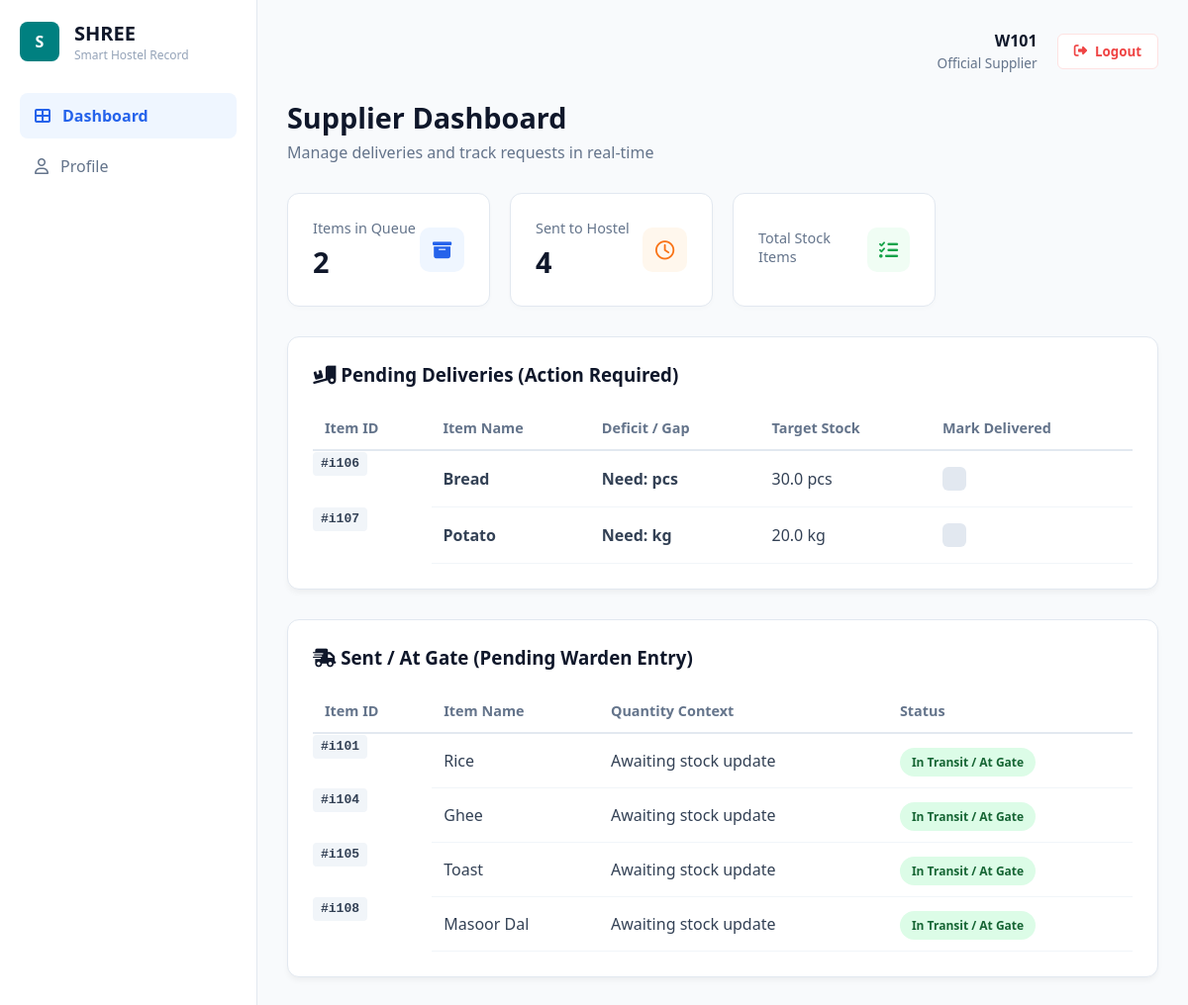
Page /accounts/dashboard/supplier/ (signed in) on the committed database.
### accounts/models.py (models this page shows, shortened)
class User(AbstractUser):
    ROLE_CHOICES = (
        ('admin', 'Admin'),
        ('warden', 'Warden'),
        ('worker', 'Worker'),
        ('supplier', 'Supplier'),
    )
    role = models.CharField(max_length=20, choices=ROLE_CHOICES)
    phone = models.CharField(max_length=15, blank=True)
    university_id = models.CharField(max_length=50, unique=True)

class Inventory(models.Model):
    item_id = models.CharField(max_length=20, unique=True)
    item_name = models.CharField(max_length=100)
    current_stock = models.FloatField(default=0.0)
    required_stock = models.FloatField(default=0.0)
    unit = models.CharField(max_length=10, default='kg')
    is_delivered = models.BooleanField(default=False)

### accounts/views.py (the view, shortened to what this page needs)
# urls.py: path('dashboard/supplier/', views.supplier_dashboard, name='supplier_dashboard'),
@login_required
def supplier_dashboard(request):
    pending_deliveries = Inventory.objects.filter(
        is_delivered=False,
        current_stock__lt=F('required_stock')
    )
    sent_items = Inventory.objects.filter(is_delivered=True)
    return render(request, 'Shree1/dashboardSupplier.html', {
        'pending': pending_deliveries,
        'sent': sent_items
    })

### templates/Shree1/dashboardSupplier.html (shortened to what this page needs)
{% load static %}
<!DOCTYPE html>
<html lang="en">
<head>
    <link rel="stylesheet" href="{% static 'Shree1/css/dashboardSupplier.css' %}" />
    <link rel="stylesheet" href="https://cdnjs.cloudflare.com/ajax/libs/font-awesome/6.4.0/css/all.min.css" />
</head>
<body>
    <div class="container">
        <aside class="sidebar">
            <div class="logo-section">
                <div class="logo-icon">S</div>
                <div>
                    <h2 class="logo-name">SHREE</h2>
                    <p class="logo-tagline">Smart Hostel Record</p>
                </div>
            </div>
            <nav class="nav-menu">
                <a href="{% url 'supplier_dashboard' %}" class="nav-item active">
                    <i class="fa-solid fa-table-cells-large"></i> Dashboard
                </a>
                <a href="{% url 'supplier_profile' %}" class="nav-item">
                    <i class="fa-regular fa-user"></i> Profile
                </a>
            </nav>
        </aside>
        <main class="main-content">
            <header class="top-header">
                <div class="user-info">
                    <span class="user-name">{{ user.username|title }}</span>
                    <span class="user-role">Official Supplier</span>
                </div>
                <form action="{% url 'logout' %}" method="post">
                    <button class="logout-btn" type="submit">
                        <i class="fa-solid fa-right-from-bracket"></i> Logout
                    </button>
                </form>
            </header>
            <section class="dashboard-intro">
                <h1>Supplier Dashboard</h1>
                <p>Manage deliveries and track requests in real-time</p>
            </section>
            <div class="stats-grid">
                <div class="stat-card">
                    <div class="stat-info">
                        <p>Items in Queue</p>
                        <h3>{{ pending.count }}</h3>
                    </div>
                    <div class="stat-icon blue-light-bg"><i class="fa-solid fa-box-archive"></i></div>
                </div>
                <div class="stat-card">
                    <div class="stat-info">
                        <p>Sent to Hostel</p>
                        <h3>{{ sent.count }}</h3>
                    </div>
                    <div class="stat-icon orange-light-bg"><i class="fa-regular fa-clock"></i></div>
                </div>
                <div class="stat-card">
                    <div class="stat-info">
                        <p>Total Stock Items</p>
                    </div>
                    <div class="stat-icon green-light-bg"><i class="fa-solid fa-list-check"></i></div>
                </div>
            </div>
            <div class="card-panel table-section">
                <h3><i class="fa-solid fa-truck-loading"></i> Pending Deliveries (Action Required)</h3>
                <table class="order-table">
                    <thead>
                        <tr>
                            <th>Item ID</th>
                            <th>Item Name</th>
                            <th>Deficit / Gap</th>
                            <th>Target Stock</th>
                            <th>Mark Delivered</th>
                        </tr>
                    </thead>
                    <tbody>
                        {% for item in pending %}
                        <tr>
                            <td class="id-cell">#{{ item.item_id }}</td>
                            <td><strong>{{ item.item_name }}</strong></td>
                            <td class="qty-text red-text">Need: {{ item.deficit }} {{ item.unit }}</td>
                            <td>{{ item.required_stock }} {{ item.unit }}</td>
                            <td>
                                <form method="POST" action="{% url 'supplier_dashboard' %}">
                                    <label class="custom-checkbox">
                                        <span class="checkmark"></span>
                                    </label>
                                </form>
                            </td>
                        </tr>
                        {% endfor %}
                    </tbody>
                </table>
            </div>
            <div class="card-panel table-section" style="margin-top: 30px;">
                <h3><i class="fa-solid fa-truck-fast"></i> Sent / At Gate (Pending Warden Entry)</h3>
                <table class="order-table">
                    <thead>
                        <tr>
                            <th>Item ID</th>
                            <th>Item Name</th>
                            <th>Quantity Context</th>
                            <th>Status</th>
                        </tr>
                    </thead>
                    <tbody>
                        {% for item in sent %}
                        <tr>
                            <td class="id-cell">#{{ item.item_id }}</td>
                            <td>{{ item.item_name }}</td>
                            <td>Awaiting stock update</td>
                            <td><span class="status-badge delivered">In Transit / At Gate</span></td>
                        </tr>
                        {% empty %}
                        <tr>
                            <td colspan="4" style="text-align:center; padding: 20px;">No items currently in transit.</td>
                        </tr>
                        {% endfor %}
                    </tbody>
                </table>
            </div>
        </main>
    </div>
</body>
</html>

### static/Shree1/css/dashboardSupplier.css (style rules this page uses)
:root { --primary-blue: #2563eb; --success-green: #10b981; --warning-orange: #f97316; --purple: #8b5cf6; --bg-light: #f8fafc; --sidebar-text: #64748b; --border-color: #e2e8f0; }
* { margin: 0; padding: 0; box-sizing: border-box; font-family: 'Segoe UI', sans-serif; }
body { background-color: var(--bg-light); color: #1e293b; }
.container { display: flex; min-height: 100vh; }
.sidebar { width: 260px; background: white; border-right: 1px solid var(--border-color); padding: 20px; display: flex; flex-direction: column; }
.logo-section { display: flex; gap: 12px; margin-bottom: 40px; align-items: center; }
.logo-icon { background: #008080; color: white; width: 40px; height: 40px; display: flex; align-items: center; justify-content: center; border-radius: 8px; font-weight: bold; }
.logo-name { font-size: 1.25rem; font-weight: 700; color: #0f172a; }
.logo-tagline { font-size: 0.75rem; color: #94a3b8; }
.nav-item { text-decoration: none; color: var(--sidebar-text); padding: 12px 15px; border-radius: 8px; display: flex; align-items: center; gap: 12px; margin-bottom: 5px; transition: 0.2s; }
.nav-item.active { background: #eff6ff; color: var(--primary-blue); font-weight: 600; }
.main-content { flex: 1; padding: 30px; }
.top-header { display: flex; justify-content: flex-end; gap: 20px; margin-bottom: 25px; align-items: center; }
.user-info { text-align: right; }
.user-name { display: block; font-weight: 600; color: #0f172a; }
.user-role { font-size: 0.85rem; color: #64748b; }
.logout-btn { background: white; border: 1px solid #fee2e2; color: #ef4444; padding: 8px 16px; border-radius: 6px; cursor: pointer; font-weight: 600; display: flex; align-items: center; gap: 8px; }
.dashboard-intro { margin-bottom: 30px; }
.dashboard-intro h1 { font-size: 1.8rem; margin-bottom: 5px; color: #0f172a; }
.dashboard-intro p { color: #64748b; }
.stats-grid { display: grid; grid-template-columns: repeat(4, 1fr); gap: 20px; margin-bottom: 30px; }
.stat-card { background: white; padding: 25px; border-radius: 12px; display: flex; justify-content: space-between; align-items: center; border: 1px solid var(--border-color); box-shadow: 0 2px 4px rgba(0,0,0,0.02); }
.stat-info p { color: #64748b; font-size: 0.9rem; margin-bottom: 5px; }
.stat-info h3 { font-size: 1.8rem; font-weight: 700; color: #0f172a; }
.stat-icon { width: 45px; height: 45px; border-radius: 10px; display: flex; align-items: center; justify-content: center; font-size: 1.2rem; }
.blue-light-bg { background: #eff6ff; color: #2563eb; }
.orange-light-bg { background: #fff7ed; color: #f97316; }
.green-light-bg { background: #f0fdf4; color: #16a34a; }
.card-panel { background: white; padding: 25px; border-radius: 12px; border: 1px solid var(--border-color); box-shadow: 0 4px 6px -1px rgba(0,0,0,0.05); }
.card-panel h3 { margin-bottom: 20px; color: #0f172a; }
.order-table { width: 100%; border-collapse: collapse; }
.order-table th { text-align: left; padding: 12px; color: #64748b; border-bottom: 2px solid #e2e8f0; font-size: 0.9rem; }
.order-table td { padding: 16px 12px; border-bottom: 1px solid #f1f5f9; color: #334155; vertical-align: middle; }
.id-cell { font-family: monospace; font-weight: 600; color: #64748b; background: #f1f5f9; padding: 4px 8px !important; border-radius: 4px; display: inline-block; font-size: 13px; }
.qty-text { font-weight: 600; color: #0f172a; }
.custom-checkbox { position: relative; display: inline-block; width: 24px; height: 24px; cursor: pointer; }
.checkmark { position: absolute; top: 0; left: 0; height: 24px; width: 24px; background-color: #e2e8f0; border-radius: 6px; transition: 0.2s; }
.checkmark:after { content: ""; position: absolute; display: none; }
.custom-checkbox .checkmark:after { left: 9px; top: 5px; width: 5px; height: 10px; border: solid white; border-width: 0 3px 3px 0; transform: rotate(45deg); }
.status-badge { padding: 6px 12px; border-radius: 20px; font-size: 12px; font-weight: 600; }
.status-badge.delivered { background: #dcfce7; color: #166534; }
.logo-section { display: flex; align-items: center; gap: 15px; margin-bottom: 30px; }

### rows in the picture
User: username "W101"
Inventory: item_id "i106", item_name "Bread", unit "pcs", required_stock "30.0"
Inventory: item_id "i107", item_name "Potato", unit "kg", required_stock "20.0"
Inventory: item_id "i101", item_name "Rice"
Inventory: item_id "i104", item_name "Ghee"
Inventory: item_id "i105", item_name "Toast"
Inventory: item_id "i108", item_name "Masoor Dal"

### other values in the picture
{{ pending.count }} "2"
{{ sent.count }} "4"
